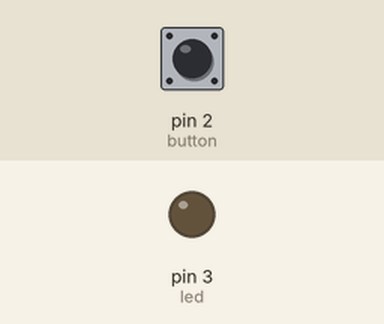
The sketch below on a simulated Arduino Uno, built with avr-gcc and run on an emulated ATmega328P. On the bench: output pins drawn as LEDs (lit = HIGH). The inputs (shaded band) are chosen by the test bench; at power-on: pin 2 (button) HIGH.

Above: at 1.2 s.
1.3 s: pin 2 (button) pulled LOW for 1 s
At 1.8 s:
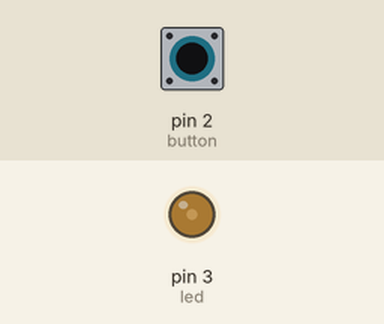
3.8 s: pin 2 (button) pulled LOW for 0.15 s
At 5.2 s:
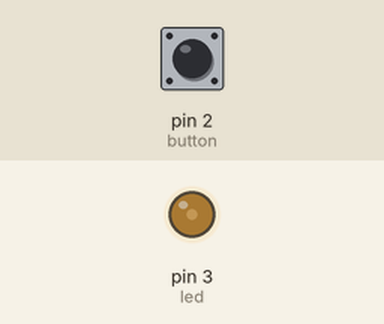
5.5 s: pin 2 (button) pulled LOW for 3.2 s
At 5.8 s:
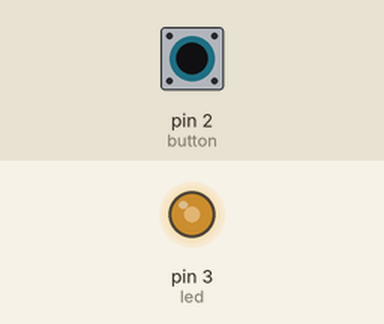
Timing chart, 0 to 10.2 s (numbered marks = the images above; inputs shaded):
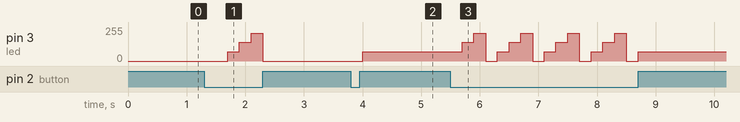

The sketch:

led2.ino
```cpp
//点击变换灯光亮度
int led = 3;
int button = 2;
int value = 0;
void setup() {
  pinMode(led,OUTPUT);
  pinMode(button,INPUT_PULLUP);//输入上拉,相当于电阻

}
void loop() {
  while(1)
  {
    if(digitalRead(button)==LOW)
    {
      delay(100);//消抖
      if(digitalRead(button)==LOW)
      {
        delay(100);//消抖
        analogWrite(led,value);
        value = value + 70;
      }

    }
    if(value>255)
    {
      value = 0;
    }
  }
}
```

Measured:
- after the input at 1.3 s, pin 3 (led): 0/255 → 70/255 after 0.40 s, → 140/255 0.20 s later, → 210/255 0.20 s later, → 0/255 0.20 s later
- after the input at 3.8 s, pin 3 (led): 0/255 → 70/255 after 0.20 s
- after the input at 5.5 s, pin 3 (led): 70/255 → 140/255 after 0.20 s, then repeats every 0.80 s: 210/255 0.20 s, 0/255 0.20 s, 70/255 0.20 s, 140/255 0.20 s, until it stays 70/255 from 8.7 s
